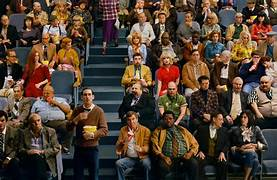
#> input picture image-recognition/c.jpeg, 277 x 180 px
$ python crowd_analyzer.py ../image-recognition/c.jpeg   (older library calls are emulated)
#> lines starting #> are read from the running program, lines starting #| are printed output that depends on the picture
#!/usr/bin/env python3
"""
Crowd Analyzer for Drone Footage
Processes video and image inputs to detect crowds and generate detailed heatmaps
"""

import cv2
import numpy as np
import matplotlib
matplotlib.use('Agg')  # Use non-GUI backend for web applications
import matplotlib.pyplot as plt
from matplotlib.colors import LinearSegmentedColormap
import argparse
import os
from pathlib import Path
import logging
from typing import Tuple, List, Dict
import time

# Configure logging
logging.basicConfig(level=logging.INFO, format='%(asctime)s - %(levelname)s - %(message)s')
logger = logging.getLogger(__name__)

class CrowdDensityAnalyzer:
    def __init__(self):
        """Initialize the crowd density analyzer"""
        # Parameters for crowd detection
        self.blur_kernel_size = 15
        self.edge_threshold_low = 30
        self.edge_threshold_high = 100

        # Create custom colormap for heatmaps
        colors = ['darkblue', 'blue', 'cyan', 'yellow', 'orange', 'red', 'darkred']
        self.colormap = LinearSegmentedColormap.from_list('crowd_density', colors, N=256)

    def analyze_frame(self, frame: np.ndarray) -> Tuple[np.ndarray, Dict]:
        """Analyze a single frame for crowd density"""
        # Convert to grayscale
        gray = cv2.cvtColor(frame, cv2.COLOR_BGR2GRAY)

        # Method 1: Edge density analysis
        edge_density = self._calculate_edge_density(gray)

        # Method 2: Local variance analysis
        variance_density = self._calculate_variance_density(gray)

        # Method 3: Gradient magnitude analysis
        gradient_density = self._calculate_gradient_density(gray)

        # Combine methods
        combined_density = (
            0.4 * edge_density +
            0.35 * variance_density +
            0.25 * gradient_density
        )

        # Normalize and smooth
        density_map = self._normalize_density(combined_density)

        # Analyze crowd distribution
        analysis = self._analyze_distribution(density_map, frame.shape)

        return density_map, analysis

    def _calculate_edge_density(self, gray: np.ndarray) -> np.ndarray:
        """Calculate edge density using Canny edge detection"""
        # Apply Gaussian blur
        blurred = cv2.GaussianBlur(gray, (self.blur_kernel_size, self.blur_kernel_size), 0)

        # Detect edges
        edges = cv2.Canny(blurred, self.edge_threshold_low, self.edge_threshold_high)

        # Create density map from edges
        edge_density = cv2.GaussianBlur(edges.astype(np.float32), (25, 25), 0)

        return edge_density

    def _calculate_variance_density(self, gray: np.ndarray) -> np.ndarray:
        """Calculate local variance density"""
        gray_float = gray.astype(np.float32)

        # Calculate local variance
        kernel = np.ones((21, 21), np.float32) / 441
        local_mean = cv2.filter2D(gray_float, -1, kernel)
        local_var = cv2.filter2D((gray_float - local_mean)**2, -1, kernel)

        # Smooth the variance map
        variance_density = cv2.GaussianBlur(local_var, (25, 25), 0)

        return variance_density

    def _calculate_gradient_density(self, gray: np.ndarray) -> np.ndarray:
        """Calculate gradient magnitude density"""
        # Calculate gradients
        grad_x = cv2.Sobel(gray, cv2.CV_64F, 1, 0, ksize=3)
        grad_y = cv2.Sobel(gray, cv2.CV_64F, 0, 1, ksize=3)

        # Calculate gradient magnitude
        gradient_magnitude = np.sqrt(grad_x**2 + grad_y**2)

        # Smooth and normalize
        gradient_density = cv2.GaussianBlur(gradient_magnitude.astype(np.float32), (25, 25), 0)

        return gradient_density

    def _normalize_density(self, density: np.ndarray) -> np.ndarray:
        """Normalize density map to [0, 1] range"""
        # Remove outliers
        percentile_95 = np.percentile(density, 95)
        percentile_5 = np.percentile(density, 5)
        density = np.clip(density, percentile_5, percentile_95)

        # Normalize to [0, 1]
        if density.max() > 0:
            density = (density - density.min()) / (density.max() - density.min())

        # Apply smoothing
        density = cv2.GaussianBlur(density, (15, 15), 0)

        return density

    def _analyze_distribution(self, density_map: np.ndarray, frame_shape: Tuple[int, int, int]) -> Dict:
        """Analyze crowd distribution across different regions"""
        height, width = frame_shape[:2]

        # Define road regions (assuming road runs horizontally)
        regions = {
            'left_side': density_map[:, :width//3],
            'center': density_map[:, width//3:2*width//3],
            'right_side': density_map[:, 2*width//3:],
            'top_half': density_map[:height//2, :],
            'bottom_half': density_map[height//2:, :],
            'road_center': density_map[height//4:3*height//4, width//4:3*width//4]
        }

        # Calculate statistics for each region
        region_stats = {}
        for name, region in regions.items():
            region_stats[name] = {
                'mean_density': np.mean(region),
                'max_density': np.max(region),
                'total_density': np.sum(region),
                'crowd_level': self._classify_crowd_level(np.mean(region))
            }

        # Overall statistics
        overall_stats = {
            'mean_density': np.mean(density_map),
            'max_density': np.max(density_map),
            'total_density': np.sum(density_map),
            'crowd_level': self._classify_crowd_level(np.mean(density_map))
        }

        # Find highest density region
        max_region = max(region_stats.keys(),
                        key=lambda k: region_stats[k]['mean_density'])

        # Estimate crowd count
        estimated_count = self._estimate_crowd_count(density_map, frame_shape)

        return {
            'regions': region_stats,
            'overall': overall_stats,
            'highest_density_region': max_region,
            'estimated_count': estimated_count
        }

    def _classify_crowd_level(self, density: float) -> str:
        """Classify crowd density level"""
        if density < 0.1:
            return "Very Low"
        elif density < 0.25:
            return "Low"
        elif density < 0.4:
            return "Medium"
        elif density < 0.6:
            return "High"
        elif density < 0.8:
            return "Very High"
        else:
            return "Extremely High"

    def _estimate_crowd_count(self, density_map: np.ndarray, frame_shape: Tuple[int, int, int]) -> Dict:
        """Estimate crowd count based on density analysis"""
        height, width = frame_shape[:2]
        total_pixels = height * width
        mean_density = np.mean(density_map)
        max_density = np.max(density_map)

        # Adaptive pixels per person based on density
        if mean_density < 0.1:
            pixels_per_person = 800  # Very sparse crowd
        elif mean_density < 0.2:
            pixels_per_person = 500  # Sparse crowd
        elif mean_density < 0.4:
            pixels_per_person = 300  # Medium density
        elif mean_density < 0.6:
            pixels_per_person = 200  # Dense crowd
        else:
            pixels_per_person = 120  # Very dense crowd

        # Calculate estimate based on high-density areas
        # Use only pixels with significant density (> 0.3 of max)
        high_density_threshold = max_density * 0.3
        high_density_pixels = np.sum(density_map > high_density_threshold)

        # Estimate based on high-density areas
        base_estimate = int(high_density_pixels / pixels_per_person)

        # Apply density scaling factor
        density_factor = min(2.0, mean_density * 5.0)  # Scale factor based on overall density
        scaled_estimate = int(base_estimate * density_factor)

        # Apply confidence factor
        spatial_consistency = 1.0 / (1.0 + np.std(density_map))
        confidence = max(0.3, spatial_consistency)

        final_estimate = int(scaled_estimate * confidence)

        # Ensure reasonable bounds
        final_estimate = max(0, min(final_estimate, 50000))  # Cap at 50k people

        return {
            'estimated_count': final_estimate,
            'confidence': confidence,
            'pixels_per_person': pixels_per_person,
            'base_estimate': base_estimate
        }

class HeatmapGenerator:
    def __init__(self):
        """Initialize heatmap generator"""
        colors = ['darkblue', 'blue', 'cyan', 'yellow', 'orange', 'red', 'darkred']
        self.colormap = LinearSegmentedColormap.from_list('crowd_density', colors, N=256)

    def generate_heatmap(self, density_map: np.ndarray, original_frame: np.ndarray) -> Tuple[np.ndarray, np.ndarray]:
        """Generate colored heatmap and blended visualization"""
        # Create colored heatmap
        colored_heatmap = self.colormap(density_map)
        colored_heatmap = (colored_heatmap[:, :, :3] * 255).astype(np.uint8)

        # Blend with original frame
        alpha = 0.7
        blended = cv2.addWeighted(original_frame, 1 - alpha, colored_heatmap, alpha, 0)

        return colored_heatmap, blended

    def create_analysis_heatmap(self, density_map: np.ndarray, analysis: Dict, frame_shape: Tuple[int, int, int]) -> None:
        """Create detailed analysis heatmap with annotations"""
        height, width = frame_shape[:2]

        # Create figure with subplots
        fig, ((ax1, ax2), (ax3, ax4)) = plt.subplots(2, 2, figsize=(20, 16))

        # Main heatmap
        im1 = ax1.imshow(density_map, cmap=self.colormap, interpolation='nearest')
        ax1.set_title('Crowd Density Heatmap', fontsize=16, fontweight='bold')
        ax1.set_xticks([])
        ax1.set_yticks([])

        # Add colorbar
        cbar1 = plt.colorbar(im1, ax=ax1, shrink=0.8)
        cbar1.set_label('Crowd Density', fontsize=12)

        # Regional analysis
        regions = ['left_side', 'center', 'right_side', 'top_half', 'bottom_half']
        region_densities = [analysis['regions'][region]['mean_density'] for region in regions]
        region_names = [region.replace('_', ' ').title() for region in regions]

        bars = ax2.bar(region_names, region_densities, color=['blue', 'green', 'red', 'orange', 'purple'])
        ax2.set_title('Regional Density Analysis', fontsize=16, fontweight='bold')
        ax2.set_ylabel('Mean Density')
        ax2.tick_params(axis='x', rotation=45)

        # Add value labels on bars
        for bar, density in zip(bars, region_densities):
            height = bar.get_height()
            ax2.text(bar.get_x() + bar.get_width()/2., height + 0.01,
                    f'{density:.3f}', ha='center', va='bottom')

        # Road side analysis
        road_sides = ['Left Side', 'Center', 'Right Side']
        road_densities = [
            analysis['regions']['left_side']['mean_density'],
            analysis['regions']['center']['mean_density'],
            analysis['regions']['right_side']['mean_density']
        ]

        colors = ['red' if d > 0.3 else 'orange' if d > 0.15 else 'green' for d in road_densities]
        bars2 = ax3.bar(road_sides, road_densities, color=colors)
        ax3.set_title('Road Side Crowd Distribution', fontsize=16, fontweight='bold')
        ax3.set_ylabel('Mean Density')

        # Add value labels
        for bar, density in zip(bars2, road_densities):
            height = bar.get_height()
            ax3.text(bar.get_x() + bar.get_width()/2., height + 0.01,
                    f'{density:.3f}', ha='center', va='bottom')

        # Summary statistics
        ax4.axis('off')
        summary_text = f"""
CROWD ANALYSIS SUMMARY

Overall Crowd Level: {analysis['overall']['crowd_level']}
Estimated Count: {analysis['estimated_count']['estimated_count']:,} people
Confidence: {analysis['estimated_count']['confidence']:.1%}

Highest Density Region: {analysis['highest_density_region'].replace('_', ' ').title()}

ROAD ANALYSIS:
• Left Side: {analysis['regions']['left_side']['crowd_level']} ({analysis['regions']['left_side']['mean_density']:.3f})
• Center: {analysis['regions']['center']['crowd_level']} ({analysis['regions']['center']['mean_density']:.3f})
• Right Side: {analysis['regions']['right_side']['crowd_level']} ({analysis['regions']['right_side']['mean_density']:.3f})

DENSITY STATISTICS:
• Mean Density: {analysis['overall']['mean_density']:.4f}
• Max Density: {analysis['overall']['max_density']:.4f}
• Total Density: {analysis['overall']['total_density']:.2f}
        """

        ax4.text(0.1, 0.9, summary_text, transform=ax4.transAxes, fontsize=12,
                verticalalignment='top', fontfamily='monospace',
                bbox=dict(boxstyle='round', facecolor='lightgray', alpha=0.8))

        plt.tight_layout()
        return fig

class VideoProcessor:
    def __init__(self):
        """Initialize video processor"""
        self.analyzer = CrowdDensityAnalyzer()
        self.heatmap_gen = HeatmapGenerator()

    # [98 lines left out: function process_video, not called in this run]

class CrowdAnalyzer:
    def __init__(self):
        """Initialize the main crowd analyzer"""
        self.analyzer = CrowdDensityAnalyzer()
        self.heatmap_gen = HeatmapGenerator()
        self.video_processor = VideoProcessor()

    def process_image(self, image_path: str, output_dir: str = "./crowd_analysis_output") -> Dict:
        """Process a single image"""
        logger.info(f"Processing image: {image_path}")

        # Read image
        frame = cv2.imread(image_path)
        if frame is None:
            raise ValueError(f"Could not read image: {image_path}")

        logger.info(f"Image loaded: {frame.shape}")

        # Analyze image
        density_map, analysis = self.analyzer.analyze_frame(frame)

        # Generate heatmaps
        colored_heatmap, blended_frame = self.heatmap_gen.generate_heatmap(density_map, frame)

        # Save results
        os.makedirs(output_dir, exist_ok=True)
        base_name = Path(image_path).stem

        # Save files
        cv2.imwrite(os.path.join(output_dir, f"{base_name}_heatmap.png"), colored_heatmap)
        cv2.imwrite(os.path.join(output_dir, f"{base_name}_blended.jpg"), blended_frame)
        np.save(os.path.join(output_dir, f"{base_name}_density.npy"), density_map)

        # Create detailed analysis heatmap
        fig = self.heatmap_gen.create_analysis_heatmap(density_map, analysis, frame.shape)
        fig.savefig(os.path.join(output_dir, f"{base_name}_analysis.png"),
                   dpi=300, bbox_inches='tight', facecolor='white')
        plt.close(fig)

        # Save analysis report
        self._save_analysis_report(analysis, os.path.join(output_dir, f"{base_name}_report.txt"))

        results = {
            'density_map': density_map,
            'analysis': analysis,
            'colored_heatmap': colored_heatmap,
            'blended_frame': blended_frame
        }

        return results

    # [37 lines left out: function process_video, not called in this run]

    def _save_analysis_report(self, analysis: Dict, report_path: str):
        """Save analysis report to file"""
        with open(report_path, 'w') as f:
            f.write("CROWD ANALYSIS REPORT\n")
            f.write("=" * 50 + "\n\n")

            f.write(f"CROWD COUNT ESTIMATION:\n")
            f.write(f"Estimated count: {analysis['estimated_count']['estimated_count']:,} people\n")
            f.write(f"Confidence: {analysis['estimated_count']['confidence']:.1%}\n")
            f.write(f"Pixels per person: {analysis['estimated_count']['pixels_per_person']}\n\n")

            f.write(f"OVERALL ANALYSIS:\n")
            f.write(f"Crowd level: {analysis['overall']['crowd_level']}\n")
            f.write(f"Mean density: {analysis['overall']['mean_density']:.4f}\n")
            f.write(f"Max density: {analysis['overall']['max_density']:.4f}\n")
            f.write(f"Highest density region: {analysis['highest_density_region']}\n\n")

            f.write(f"ROAD SIDE ANALYSIS:\n")
            for region in ['left_side', 'center', 'right_side']:
                stats = analysis['regions'][region]
                f.write(f"{region.replace('_', ' ').title()}:\n")
                f.write(f"  Crowd level: {stats['crowd_level']}\n")
                f.write(f"  Mean density: {stats['mean_density']:.4f}\n")
                f.write(f"  Max density: {stats['max_density']:.4f}\n\n")

    # [22 lines left out: function _save_video_report, not called in this run]

def main():
    """Main function"""
    parser = argparse.ArgumentParser(description='Crowd Analyzer for Drone Footage')
    parser.add_argument('input', help='Input video or image file path')
    parser.add_argument('-o', '--output', help='Output directory', default='./crowd_analysis_output')
    parser.add_argument('--blended-video', help='Output blended video path (for video input)')
    parser.add_argument('--heatmap-video', help='Output heatmap video path (for video input)')

    args = parser.parse_args()

    if not os.path.exists(args.input):
        logger.error(f"Input file not found: {args.input}")
        return

    analyzer = CrowdAnalyzer()

    try:
        input_path = Path(args.input)

        if input_path.suffix.lower() in ['.jpg', '.jpeg', '.png', '.bmp', '.tiff']:
            # Process image
            results = analyzer.process_image(args.input, args.output)
#> in process_image, frame is the input picture: shape (180, 277, 3); mean B, G, R 50.9, 63.2, 79.1
#> in _calculate_edge_density, `edges = cv2.Canny(blurred, self.edge_threshold_low, self.edge_threshol..`:
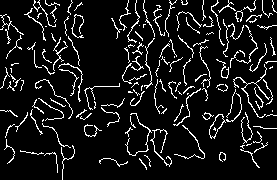
#> edges: shape (180, 277); 9.3% white in thin lines or dots
#> in _calculate_gradient_density, `gradient_magnitude = np.sqrt(grad_x**2 + grad_y**2)`:
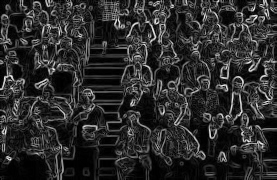
#> gradient_magnitude: shape (180, 277) float64; min 0, max 947.2, mean 164.8; drawn with min black and max white
#> in _calculate_gradient_density, `gradient_density = cv2.GaussianBlur(gradient_magnitude.astype(np.float..`:
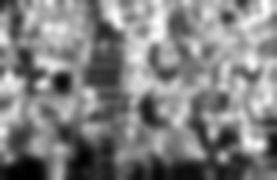
#> gradient_density: shape (180, 277) float32; min 6.78, max 320.5, mean 165.3; drawn with min black and max white
#> in _normalize_density, `percentile_95 = np.percentile(density, 95)`: percentile_95 = 1346.5
#> in _normalize_density, `percentile_5 = np.percentile(density, 5)`: percentile_5 = 172
#> in _normalize_density, `density = np.clip(density, percentile_5, percentile_95)`:
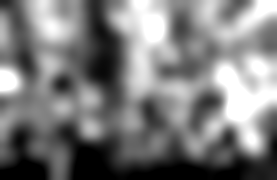
#> density: shape (180, 277) float32; min 172, max 1346.5, mean 742.3; drawn with min black and max white
#> the loop in _analyze_distribution, `for name, region in regions.items():` made 6 passes
#> name on passes 1 to 4: 'left_side', 'center', 'right_side', 'top_half'
#> after the loop in _analyze_distribution, `for name, region in regions.items():`: region_stats = 6 items
#> in _analyze_distribution, `overall_stats = { 'mean_density': np.mean(density_map), 'max_density':..`: overall_stats = {'mean_density': 0.486, 'max_density': 1, 'total_density': 24210.7, 'crowd_level': 'High'}
#> in _analyze_distribution, `max_region = max(region_stats.keys(), key=lambda k: region_stats[k]['m..`: max_region = 'top_half'
#> in _estimate_crowd_count, `mean_density = np.mean(density_map)`: mean_density = 0.486
#> in _estimate_crowd_count, `max_density = np.max(density_map)`: max_density = 1
#> in _estimate_crowd_count, `high_density_threshold = max_density * 0.3`: high_density_threshold = 0.3
#> in _estimate_crowd_count, `high_density_pixels = np.sum(density_map > high_density_threshold)`: high_density_pixels = 37319
#> in _estimate_crowd_count, `base_estimate = int(high_density_pixels / pixels_per_person)`: base_estimate = 186
#> in _estimate_crowd_count, `density_factor = min(2.0, mean_density * 5.0)`: density_factor = 2
#> in _estimate_crowd_count, `scaled_estimate = int(base_estimate * density_factor)`: scaled_estimate = 372
#> in _estimate_crowd_count, `spatial_consistency = 1.0 / (1.0 + np.std(density_map))`: spatial_consistency = 0.787
#> in _estimate_crowd_count, `final_estimate = int(scaled_estimate * confidence)`: final_estimate = 292
#> in _analyze_distribution, `estimated_count = self._estimate_crowd_count(density_map, frame_shape)`: estimated_count = {'estimated_count': 292, 'confidence': 0.787, 'pixels_per_person': 200, 'base_estimate': 186}
#> in analyze_frame, `analysis = self._analyze_distribution(density_map, frame.shape)`: analysis = 4 items
#> in generate_heatmap, `colored_heatmap = self.colormap(density_map)`:
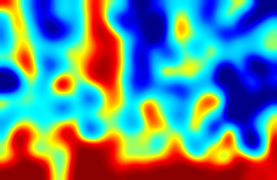
#> colored_heatmap: shape (180, 277, 4) float64; mean of channels 0, 1, 2, 3 0.554, 0.54, 0.368, 1; drawn as B, G, R
#> in generate_heatmap, `blended = cv2.addWeighted(original_frame, 1 - alpha, colored_heatmap, ..`:
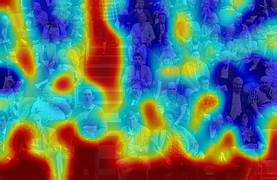
#> blended: shape (180, 277, 3); mean B, G, R 114.2, 115.2, 89.4
#> in create_analysis_heatmap, `region_densities = [analysis['regions'][region]['mean_density'] for re..`: region_densities = [0.43, 0.444, 0.582, 0.591, 0.381]
#> in create_analysis_heatmap, `bars = ax2.bar(region_names, region_densities, color=['blue', 'green',..`: bars = 5 items
#> the loop in create_analysis_heatmap, `for bar, density in zip(bars, region_densities):` made 5 passes
#> (density, height) on passes 1 to 4: (0.43, 0.43), (0.444, 0.444), (0.582, 0.582), (0.591, 0.591)
#> in create_analysis_heatmap, `road_densities = [ analysis['regions']['left_side']['mean_density'], a..`: road_densities = [0.43, 0.444, 0.582]
#> in create_analysis_heatmap, `colors = ['red' if d > 0.3 else 'orange' if d > 0.15 else 'green' for ..`: colors = ['red', 'red', 'red']
#> the loop in create_analysis_heatmap, `for bar, density in zip(bars2, road_densities):` made 3 passes
#> in process_image, `fig.savefig(os.path.join(output_dir, f"{base_name}_analysis.png"), dpi..`:
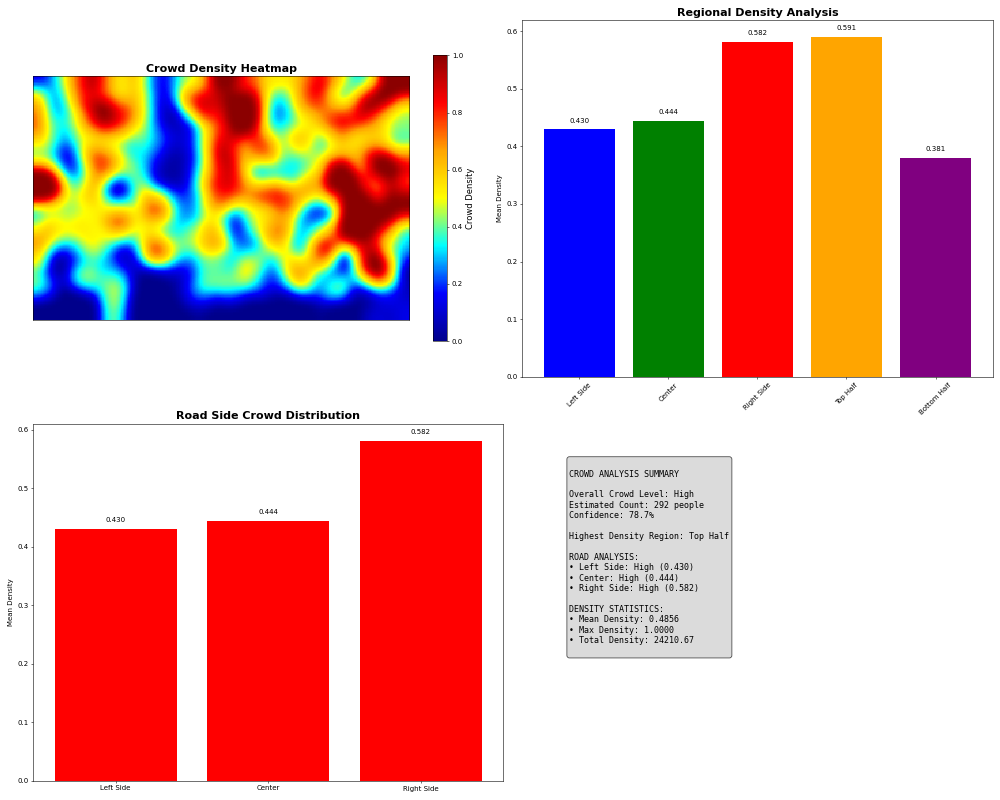
#> figure drawn by matplotlib, 4 panels; panel 2: tallest bar 0.591 high, from x = 2.6 to 3.4; panel 3: tallest bar 0.582 high, from x = 1.6 to 2.4
#> results = 4 items

            print(f"\n{'='*60}")
            print(f"IMAGE ANALYSIS COMPLETE")
            print(f"{'='*60}")
            print(f"Estimated crowd count: {results['analysis']['estimated_count']['estimated_count']:,}")
#| Estimated crowd count: 292
            print(f"Crowd level: {results['analysis']['overall']['crowd_level']}")
#| Crowd level: High
            print(f"Highest density region: {results['analysis']['highest_density_region']}")
#| Highest density region: top_half
            print(f"Confidence: {results['analysis']['estimated_count']['confidence']:.1%}")
#| Confidence: 78.7%

        elif input_path.suffix.lower() in ['.mp4', '.avi', '.mov', '.mkv', '.wmv']:
            # Process video
            results = analyzer.process_video(args.input, args.output)

            print(f"\n{'='*60}")
            print(f"VIDEO ANALYSIS COMPLETE")
            print(f"{'='*60}")
            print(f"Total frames: {results['total_frames']:,}")
            print(f"Total people detected: {results['total_people_detected']:,}")
            print(f"Average per frame: {results['average_people_per_frame']:.1f}")
            print(f"Max in single frame: {results['max_people_in_frame']:,}")
            print(f"Final crowd level: {results['final_analysis']['overall']['crowd_level']}")
            print(f"\nGenerated videos:")
            print(f"  - Blended video: {input_path.stem}_blended_output.mp4")
            print(f"  - Heatmap video: {input_path.stem}_heatmap_video.mp4")

        else:
            logger.error(f"Unsupported file format: {input_path.suffix}")
            return

        print(f"\nResults saved to: {args.output}")

    except Exception as e:
        logger.error(f"Error during processing: {str(e)}")
        raise

if __name__ == "__main__":
    main()
